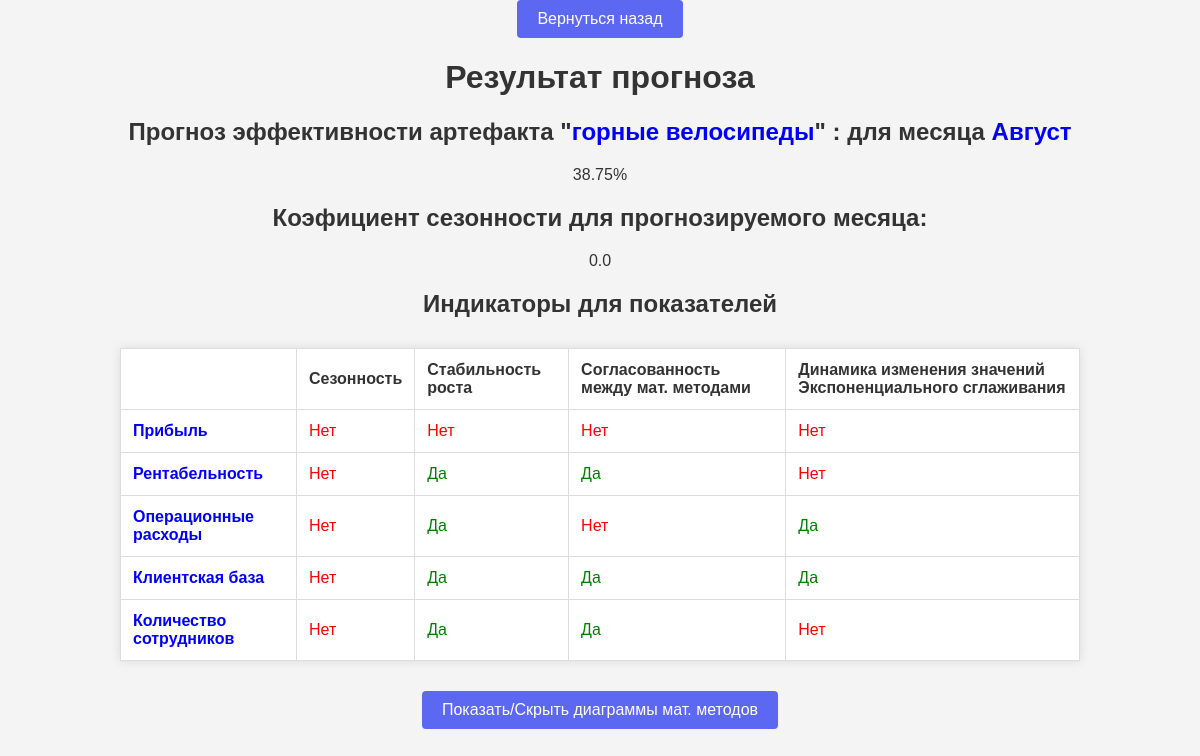
Page /forecast/result/130/ on the committed database.
### forecast/models.py (models this page shows, shortened)
class ForecastData(models.Model):
    net_profit = models.TextField(verbose_name='Чистая прибыль', default='0')
    profitability = models.TextField(verbose_name='Рентабельность', default='0')
    operating_expenses = models.TextField(verbose_name='Операционные расходы', default='0')
    customer_base = models.TextField(verbose_name='Клиентская база', default='0')
    employee_count = models.TextField(verbose_name='Количество сотрудников', default='0')
    period_month = models.IntegerField(verbose_name='Период месяца')
    seasonal_level = models.FloatField(verbose_name='Сезонные колебания', default=0.5)
    artefact = models.TextField(verbose_name='Главный бизнес-артефакт', default='')
    month = models.TextField(verbose_name='Месяц прогноза', default='')
    def parse_float_list(self, data_str):
        numbers = []
        try:
            if data_str:
                numbers = [float(num) for num in data_str.split(',')]
        except ValueError:
            pass  # Можно добавить логирование ошибки
        return numbers
    def get_net_profit(self):
        return self.parse_float_list(self.net_profit)
    def get_profitability(self):
        return self.parse_float_list(self.profitability)
    def get_operating_expenses(self):
        return self.parse_float_list(self.operating_expenses)
    def get_customer_base(self):
        return self.parse_float_list(self.customer_base)
    def get_employee_count(self):
        return self.parse_float_list(self.employee_count)

class ForecastResult(models.Model):
    forecast_data = models.OneToOneField(ForecastData, on_delete=models.CASCADE, related_name='result')
    success_probability = models.DecimalField(max_digits=5, decimal_places=2, verbose_name='Вероятность успеха')
    result_comment = models.TextField(verbose_name='Комментарий к результату')
    seasonal_koef = models.FloatField(verbose_name='Расичтанный коэфицицент сезонности', default=0.0)

### forecast/views.py (the view)
# urls.py: path('result/<int:result_id>/', result_view, name='result_view'),
def result_view(request, result_id):
    result = ForecastResult.objects.get(id=result_id)
    forecast_data = result.forecast_data
    cc_net_profit = count_all_moving_averages(forecast_data.get_net_profit())
    ec_net_profit = count_all_exponential_smoothing(forecast_data.get_net_profit(), forecast_data.seasonal_level)
    cc_profitability = count_all_moving_averages(forecast_data.get_profitability())
    ec_profitability = count_all_exponential_smoothing(forecast_data.get_profitability(), forecast_data.seasonal_level)
    cc_operating_expenses = count_all_moving_averages(forecast_data.get_operating_expenses())
    ec_operating_expenses = count_all_exponential_smoothing(forecast_data.get_operating_expenses(),
                                                            forecast_data.seasonal_level)
    cc_customer_base = count_all_moving_averages(forecast_data.get_customer_base())
    ec_customer_base = count_all_exponential_smoothing(forecast_data.get_customer_base(), forecast_data.seasonal_level)
    cc_employee_count = count_all_moving_averages(forecast_data.get_employee_count())
    ec_employee_count = count_all_exponential_smoothing(forecast_data.get_employee_count(),
                                                        forecast_data.seasonal_level)
    seasonality_indicators = forecast_data.seasonality_indicators.all()
    growth_stability_indicators = forecast_data.growth_stability_indicators.all()
    coherence_indicators = forecast_data.coherence_indicators.all()
    dynamics_indicators = forecast_data.dynamics_indicators.all()
    net_profit_indicators = []
    net_profit_indicators.append(seasonality_indicators[0].indicator_value)
    net_profit_indicators.append(growth_stability_indicators[0].indicator_value)
    net_profit_indicators.append(coherence_indicators[0].indicator_value)
    net_profit_indicators.append(dynamics_indicators[0].indicator_value)
    profitability_indicators = []
    profitability_indicators.append(seasonality_indicators[0].indicator_value)
    profitability_indicators.append(growth_stability_indicators[1].indicator_value)
    profitability_indicators.append(coherence_indicators[1].indicator_value)
    profitability_indicators.append(dynamics_indicators[1].indicator_value)
    operating_expenses_indicators = []
    operating_expenses_indicators.append(seasonality_indicators[0].indicator_value)
    operating_expenses_indicators.append(growth_stability_indicators[2].indicator_value)
    operating_expenses_indicators.append(coherence_indicators[2].indicator_value)
    operating_expenses_indicators.append(dynamics_indicators[2].indicator_value)
    customer_base_indicators = []
    customer_base_indicators.append(seasonality_indicators[0].indicator_value)
    customer_base_indicators.append(growth_stability_indicators[3].indicator_value)
    customer_base_indicators.append(coherence_indicators[3].indicator_value)
    customer_base_indicators.append(dynamics_indicators[3].indicator_value)
    employee_count_indicators = []
    employee_count_indicators.append(seasonality_indicators[0].indicator_value)
    employee_count_indicators.append(growth_stability_indicators[4].indicator_value)
    employee_count_indicators.append(coherence_indicators[4].indicator_value)
    employee_count_indicators.append(dynamics_indicators[4].indicator_value)
    return render(request, 'forecast/result.html', {
        'result': result,
        'forecast_data': forecast_data,
        'cc_net_profit': cc_net_profit,
        'ec_net_profit': ec_net_profit,
        'cc_profitability': cc_profitability,
        'ec_profitability': ec_profitability,
        'cc_operating_expenses': cc_operating_expenses,
        'ec_operating_expenses': ec_operating_expenses,
        'cc_customer_base': cc_customer_base,
        'ec_customer_base': ec_customer_base,
        'cc_employee_count': cc_employee_count,
        'ec_employee_count': ec_employee_count,
        'net_profit_indicators': net_profit_indicators,
        'profitability_indicators': profitability_indicators,
        'operating_expenses_indicators': operating_expenses_indicators,
        'customer_base_indicators': customer_base_indicators,
        'employee_count_indicators': employee_count_indicators,
    })

### forecast/views.py (called while the page is built)
def count_all_moving_averages(arr):
    start = 0
    count = 0
    all_averages = []
    while (count < len(arr)-2):
        count += 1
        end = start+2
        average = sum(arr[start:end+1])/3
        all_averages.append(average)
        start += 1
    return all_averages

def count_all_exponential_smoothing(arr, alpha):
    all_smoothing = []
    all_smoothing.append(arr[0]) #Первое значение - первое наблюдение
    i = 1
    while i < len(arr):
        current_smoothing = alpha*arr[i] + ((1-alpha)*all_smoothing[-1])
        all_smoothing.append(current_smoothing)
        i += 1
    return all_smoothing

### forecast/templates/forecast/result.html (shortened to what this page needs)
{% load static %}
<!DOCTYPE html>
<html>
<head>
    <link rel="stylesheet" href="{% static 'css/all_style.css' %}">
</head>
<body>
<button onclick="window.history.back();">Вернуться назад</button>
<h1>Результат прогноза</h1>
<h2>Прогноз эффективности артефакта "<span style="color:blue;">{{forecast_data.artefact}}</span>" : для месяца <span style="color:blue;">{{forecast_data.month}}</span></h2>
<p>{{ result.success_probability }}%</p>
<h2>Коэфициент сезонности для прогнозируемого месяца: </h2>
<p>{{ result.seasonal_koef }}</p>
<h2>Индикаторы для показателей</h2>
<table>
    <tr>
        <th></th>
        <th>Сезонность</th>
        <th>Стабильность роста</th>
        <th>Согласованность между мат. методами</th>
        <th>Динамика изменения значений Экспоненциального сглаживания</th>
    </tr>
    <tr>
        <td><b>Прибыль</b></td>
        <td class="{% if net_profit_indicators.0 == 1 %}yes{% else %}no{% endif %}">{% if net_profit_indicators.0 == 1 %}Да{% else %}Нет{% endif %}</td>
        <td class="{% if net_profit_indicators.1 == 1 %}yes{% else %}no{% endif %}">{% if net_profit_indicators.1 == 1 %}Да{% else %}Нет{% endif %}</td>
        <td class="{% if net_profit_indicators.2 == 1 %}yes{% else %}no{% endif %}">{% if net_profit_indicators.2 == 1 %}Да{% else %}Нет{% endif %}</td>
        <td class="{% if net_profit_indicators.3 == 1 %}yes{% else %}no{% endif %}">{% if net_profit_indicators.3 == 1 %}Да{% else %}Нет{% endif %}</td>
    </tr>
    <tr>
        <td><b>Рентабельность</b></td>
        <td class="{% if profitability_indicators.0 == 1 %}yes{% else %}no{% endif %}">{% if profitability_indicators.0 == 1 %}Да{% else %}Нет{% endif %}</td>
        <td class="{% if profitability_indicators.1 == 1 %}yes{% else %}no{% endif %}">{% if profitability_indicators.1 == 1 %}Да{% else %}Нет{% endif %}</td>
        <td class="{% if profitability_indicators.2 == 1 %}yes{% else %}no{% endif %}">{% if profitability_indicators.2 == 1 %}Да{% else %}Нет{% endif %}</td>
        <td class="{% if profitability_indicators.3 == 1 %}yes{% else %}no{% endif %}">{% if profitability_indicators.3 == 1 %}Да{% else %}Нет{% endif %}</td>
    </tr>
    <tr>
        <td><b>Операционные расходы</b></td>
        <td class="{% if operating_expenses_indicators.0 == 1 %}yes{% else %}no{% endif %}">{% if operating_expenses_indicators.0 == 1 %}Да{% else %}Нет{% endif %}</td>
        <td class="{% if operating_expenses_indicators.1 == 1 %}yes{% else %}no{% endif %}">{% if operating_expenses_indicators.1 == 1 %}Да{% else %}Нет{% endif %}</td>
        <td class="{% if operating_expenses_indicators.2 == 1 %}yes{% else %}no{% endif %}">{% if operating_expenses_indicators.2 == 1 %}Да{% else %}Нет{% endif %}</td>
        <td class="{% if operating_expenses_indicators.3 == 1 %}yes{% else %}no{% endif %}">{% if operating_expenses_indicators.3 == 1 %}Да{% else %}Нет{% endif %}</td>
    </tr>
    <tr>
        <td><b>Клиентская база</b></td>
        <td class="{% if customer_base_indicators.0 == 1 %}yes{% else %}no{% endif %}">{% if customer_base_indicators.0 == 1 %}Да{% else %}Нет{% endif %}</td>
        <td class="{% if customer_base_indicators.1 == 1 %}yes{% else %}no{% endif %}">{% if customer_base_indicators.1 == 1 %}Да{% else %}Нет{% endif %}</td>
        <td class="{% if customer_base_indicators.2 == 1 %}yes{% else %}no{% endif %}">{% if customer_base_indicators.2 == 1 %}Да{% else %}Нет{% endif %}</td>
        <td class="{% if customer_base_indicators.3 == 1 %}yes{% else %}no{% endif %}">{% if customer_base_indicators.3 == 1 %}Да{% else %}Нет{% endif %}</td>
    </tr>
    <tr>
        <td><b>Количество сотрудников</b></td>
        <td class="{% if employee_count_indicators.0 == 1 %}yes{% else %}no{% endif %}">{% if employee_count_indicators.0 == 1 %}Да{% else %}Нет{% endif %}</td>
        <td class="{% if employee_count_indicators.1 == 1 %}yes{% else %}no{% endif %}">{% if employee_count_indicators.1 == 1 %}Да{% else %}Нет{% endif %}</td>
        <td class="{% if employee_count_indicators.2 == 1 %}yes{% else %}no{% endif %}">{% if employee_count_indicators.2 == 1 %}Да{% else %}Нет{% endif %}</td>
        <td class="{% if employee_count_indicators.3 == 1 %}yes{% else %}no{% endif %}">{% if employee_count_indicators.3 == 1 %}Да{% else %}Нет{% endif %}</td>
    </tr>
    </table>
<button id="showChartsButton">Показать/Скрыть диаграммы мат. методов</button>
</body>
</html>

### forecast/static/css/all_style.css (style rules this page uses)
body { font-family: Arial, sans-serif; background-color: #f4f4f9; margin: 0; padding: 0; color: #333; text-align: center; }
body { font-family: Arial, sans-serif; margin: 0; padding: 0; background-color: #f4f4f4; color: #333; }
h1, h2 { color: #333; }
button { background-color: #5c67f2; color: white; border: none; padding: 10px 20px; border-radius: 4px; cursor: pointer; font-size: 16px; }

### forecast/templates/forecast/result.html (style rules this page uses)
table { border-collapse: collapse; width: 80%; margin: auto; margin-top: 20px; }
th, td { border: 1px solid #ddd; padding: 8px; text-align: left; }
td { color: blue; }
.yes { color: green; }
.no { color: red; }
body { font-family: Arial, sans-serif; margin: 0; padding: 0; background-color: #f4f4f4; color: #333; }
h1, h2 { text-align: center; color: #333; }
p { text-align: center; margin: 20px 0; }
table { border-collapse: collapse; width: 80%; margin: 30px auto; background-color: white; box-shadow: 0 0 10px rgba(0,0,0,0.1); }
th, td { border: 1px solid #ddd; padding: 12px; text-align: left; }

### rows in the picture
ForecastData: artefact "горные велосипеды", month "Август"
ForecastResult: success_probability "38.75", seasonal_koef "0.0"
